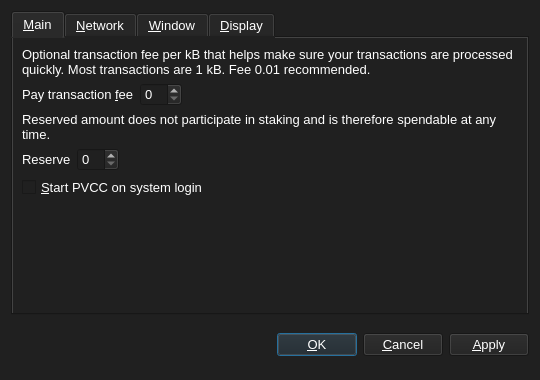
<?xml version="1.0" encoding="UTF-8"?>
<ui version="4.0">
 <class>OptionsDialog</class>
 <widget class="QDialog" name="OptionsDialog">
  <property name="geometry">
   <rect>
    <x>0</x>
    <y>0</y>
    <width>540</width>
    <height>380</height>
   </rect>
  </property>
  <property name="windowTitle">
   <string>Options</string>
  </property>
  <property name="styleSheet">
   <string notr="true">background-color: rgb(32, 32, 32);
color: rgb(255, 255, 255);</string>
  </property>
  <property name="modal">
   <bool>true</bool>
  </property>
  <layout class="QVBoxLayout" name="verticalLayout">
   <item>
    <widget class="QTabWidget" name="tabWidget">
     <property name="font">
      <font>
       <pointsize>10</pointsize>
      </font>
     </property>
     <property name="tabPosition">
      <enum>QTabWidget::North</enum>
     </property>
     <property name="currentIndex">
      <number>0</number>
     </property>
     <widget class="QWidget" name="tabMain">
      <attribute name="title">
       <string>&amp;Main</string>
      </attribute>
      <layout class="QGridLayout" name="gridLayout">
       <item row="0" column="0" colspan="2">
        <widget class="QLabel" name="transactionFeeInfoLabel">
         <property name="font">
          <font>
           <pointsize>10</pointsize>
          </font>
         </property>
         <property name="text">
          <string>Optional transaction fee per kB that helps make sure your transactions are processed quickly. Most transactions are 1 kB. Fee 0.01 recommended.</string>
         </property>
         <property name="textFormat">
          <enum>Qt::PlainText</enum>
         </property>
         <property name="wordWrap">
          <bool>true</bool>
         </property>
        </widget>
       </item>
       <item row="1" column="0">
        <layout class="QHBoxLayout" name="horizontalLayoutFee">
         <item>
          <widget class="QLabel" name="transactionFeeLabel">
           <property name="font">
            <font>
             <pointsize>10</pointsize>
            </font>
           </property>
           <property name="text">
            <string>Pay transaction &amp;fee</string>
           </property>
           <property name="textFormat">
            <enum>Qt::PlainText</enum>
           </property>
           <property name="buddy">
            <cstring>transactionFee</cstring>
           </property>
          </widget>
         </item>
         <item>
          <widget class="PVCCAmountField" name="transactionFee">
           <property name="font">
            <font>
             <pointsize>10</pointsize>
            </font>
           </property>
          </widget>
         </item>
         <item>
          <spacer name="horizontalSpacerFee">
           <property name="orientation">
            <enum>Qt::Horizontal</enum>
           </property>
           <property name="sizeHint" stdset="0">
            <size>
             <width>40</width>
             <height>20</height>
            </size>
           </property>
          </spacer>
         </item>
        </layout>
       </item>
       <item row="2" column="0" colspan="2">
        <widget class="QLabel" name="reserveBalanceInfoLabel">
         <property name="font">
          <font>
           <pointsize>10</pointsize>
          </font>
         </property>
         <property name="text">
          <string>Reserved amount does not participate in staking and is therefore spendable at any time.</string>
         </property>
         <property name="textFormat">
          <enum>Qt::PlainText</enum>
         </property>
         <property name="wordWrap">
          <bool>true</bool>
         </property>
        </widget>
       </item>
       <item row="3" column="0">
        <layout class="QHBoxLayout" name="horizontalLayoutReserveBalance">
         <item>
          <widget class="QLabel" name="reserveBalanceLabel">
           <property name="font">
            <font>
             <pointsize>10</pointsize>
            </font>
           </property>
           <property name="text">
            <string>Reserve</string>
           </property>
           <property name="textFormat">
            <enum>Qt::PlainText</enum>
           </property>
           <property name="buddy">
            <cstring>reserveBalance</cstring>
           </property>
          </widget>
         </item>
         <item>
          <widget class="PVCCAmountField" name="reserveBalance">
           <property name="font">
            <font>
             <pointsize>10</pointsize>
            </font>
           </property>
          </widget>
         </item>
         <item>
          <spacer name="horizontalSpacerReserveBalance">
           <property name="orientation">
            <enum>Qt::Horizontal</enum>
           </property>
           <property name="sizeHint" stdset="0">
            <size>
             <width>40</width>
             <height>20</height>
            </size>
           </property>
          </spacer>
         </item>
        </layout>
       </item>
       <item row="4" column="0">
        <widget class="QCheckBox" name="bitcoinAtStartup">
         <property name="font">
          <font>
           <pointsize>10</pointsize>
          </font>
         </property>
         <property name="toolTip">
          <string>Automatically start PVCC after logging in to the system.</string>
         </property>
         <property name="text">
          <string>&amp;Start PVCC on system login</string>
         </property>
        </widget>
       </item>
       <item row="5" column="0">
        <spacer name="verticalSpacer_Main">
         <property name="orientation">
          <enum>Qt::Vertical</enum>
         </property>
         <property name="sizeHint" stdset="0">
          <size>
           <width>20</width>
           <height>40</height>
          </size>
         </property>
        </spacer>
       </item>
      </layout>
     </widget>
     <widget class="QWidget" name="tabNetwork">
      <attribute name="title">
       <string>&amp;Network</string>
      </attribute>
      <layout class="QVBoxLayout" name="verticalLayout_Network">
       <item>
        <widget class="QCheckBox" name="mapPortUpnp">
         <property name="font">
          <font>
           <pointsize>10</pointsize>
          </font>
         </property>
         <property name="toolTip">
          <string>Automatically open the PVCC client port on the router. This only works when your router supports UPnP and it is enabled.</string>
         </property>
         <property name="text">
          <string>Map port using &amp;UPnP</string>
         </property>
        </widget>
       </item>
       <item>
        <spacer name="verticalSpacer_Network">
         <property name="orientation">
          <enum>Qt::Vertical</enum>
         </property>
         <property name="sizeHint" stdset="0">
          <size>
           <width>20</width>
           <height>40</height>
          </size>
         </property>
        </spacer>
       </item>
      </layout>
     </widget>
     <widget class="QWidget" name="tabWindow">
      <attribute name="title">
       <string>&amp;Window</string>
      </attribute>
      <layout class="QVBoxLayout" name="verticalLayout_Window">
       <item>
        <widget class="QCheckBox" name="minimizeToTray">
         <property name="font">
          <font>
           <pointsize>10</pointsize>
          </font>
         </property>
         <property name="toolTip">
          <string>Show only a tray icon after minimizing the window.</string>
         </property>
         <property name="text">
          <string>&amp;Minimize to the tray instead of the taskbar</string>
         </property>
        </widget>
       </item>
       <item>
        <widget class="QCheckBox" name="minimizeOnClose">
         <property name="font">
          <font>
           <pointsize>10</pointsize>
          </font>
         </property>
         <property name="toolTip">
          <string>Minimize instead of exit the application when the window is closed. When this option is enabled, the application will be closed only after selecting Quit in the menu.</string>
         </property>
         <property name="text">
          <string>M&amp;inimize on close</string>
         </property>
        </widget>
       </item>
       <item>
        <spacer name="verticalSpacer_Window">
         <property name="orientation">
          <enum>Qt::Vertical</enum>
         </property>
         <property name="sizeHint" stdset="0">
          <size>
           <width>20</width>
           <height>40</height>
          </size>
         </property>
        </spacer>
       </item>
      </layout>
     </widget>
     <widget class="QWidget" name="tabDisplay">
      <attribute name="title">
       <string>&amp;Display</string>
      </attribute>
      <layout class="QVBoxLayout" name="verticalLayout_Display">
       <item>
        <layout class="QHBoxLayout" name="horizontalLayout_1_Display">
         <item>
          <widget class="QLabel" name="langLabel">
           <property name="font">
            <font>
             <pointsize>10</pointsize>
            </font>
           </property>
           <property name="text">
            <string>User Interface &amp;language:</string>
           </property>
           <property name="textFormat">
            <enum>Qt::PlainText</enum>
           </property>
           <property name="buddy">
            <cstring>lang</cstring>
           </property>
          </widget>
         </item>
         <item>
          <widget class="QValueComboBox" name="lang">
           <property name="font">
            <font>
             <pointsize>10</pointsize>
            </font>
           </property>
           <property name="toolTip">
            <string>The user interface language can be set here. This setting will take effect after restarting PVCC.</string>
           </property>
          </widget>
         </item>
        </layout>
       </item>
       <item>
        <layout class="QHBoxLayout" name="horizontalLayout_2_Display">
         <item>
          <widget class="QLabel" name="unitLabel">
           <property name="font">
            <font>
             <pointsize>10</pointsize>
            </font>
           </property>
           <property name="text">
            <string>&amp;Unit to show amounts in:</string>
           </property>
           <property name="textFormat">
            <enum>Qt::PlainText</enum>
           </property>
           <property name="buddy">
            <cstring>unit</cstring>
           </property>
          </widget>
         </item>
         <item>
          <widget class="QValueComboBox" name="unit">
           <property name="font">
            <font>
             <pointsize>10</pointsize>
            </font>
           </property>
           <property name="toolTip">
            <string>Choose the default subdivision unit to show in the interface and when sending coins.</string>
           </property>
          </widget>
         </item>
        </layout>
       </item>
       <item>
        <widget class="QCheckBox" name="coinControlFeatures">
         <property name="font">
          <font>
           <pointsize>10</pointsize>
          </font>
         </property>
         <property name="toolTip">
          <string>Whether to show coin control features or not.</string>
         </property>
         <property name="text">
          <string>Display coin &amp;control features (experts only!)</string>
         </property>
        </widget>
       </item>
       <item>
        <widget class="QCheckBox" name="useDarkTheme">
         <property name="font">
          <font>
           <pointsize>10</pointsize>
          </font>
         </property>
         <property name="text">
          <string>Use Dark Visual theme (requires restart)</string>
         </property>
        </widget>
       </item>
       <item>
        <spacer name="verticalSpacer_Display">
         <property name="orientation">
          <enum>Qt::Vertical</enum>
         </property>
         <property name="sizeHint" stdset="0">
          <size>
           <width>20</width>
           <height>40</height>
          </size>
         </property>
        </spacer>
       </item>
      </layout>
     </widget>
    </widget>
   </item>
   <item>
    <layout class="QHBoxLayout" name="horizontalLayout_Buttons">
     <item>
      <spacer name="horizontalSpacer_1">
       <property name="orientation">
        <enum>Qt::Horizontal</enum>
       </property>
       <property name="sizeHint" stdset="0">
        <size>
         <width>40</width>
         <height>48</height>
        </size>
       </property>
      </spacer>
     </item>
     <item>
      <widget class="QLabel" name="statusLabel">
       <property name="font">
        <font>
         <weight>75</weight>
         <bold>true</bold>
        </font>
       </property>
       <property name="text">
        <string/>
       </property>
       <property name="textFormat">
        <enum>Qt::PlainText</enum>
       </property>
       <property name="wordWrap">
        <bool>true</bool>
       </property>
      </widget>
     </item>
     <item>
      <spacer name="horizontalSpacer_2">
       <property name="orientation">
        <enum>Qt::Horizontal</enum>
       </property>
       <property name="sizeHint" stdset="0">
        <size>
         <width>40</width>
         <height>48</height>
        </size>
       </property>
      </spacer>
     </item>
     <item>
      <widget class="QPushButton" name="okButton">
       <property name="font">
        <font>
         <pointsize>10</pointsize>
        </font>
       </property>
       <property name="text">
        <string>&amp;OK</string>
       </property>
      </widget>
     </item>
     <item>
      <widget class="QPushButton" name="cancelButton">
       <property name="font">
        <font>
         <pointsize>10</pointsize>
        </font>
       </property>
       <property name="text">
        <string>&amp;Cancel</string>
       </property>
       <property name="autoDefault">
        <bool>false</bool>
       </property>
      </widget>
     </item>
     <item>
      <widget class="QPushButton" name="applyButton">
       <property name="font">
        <font>
         <pointsize>10</pointsize>
        </font>
       </property>
       <property name="text">
        <string>&amp;Apply</string>
       </property>
       <property name="autoDefault">
        <bool>false</bool>
       </property>
      </widget>
     </item>
    </layout>
   </item>
  </layout>
 </widget>
 <customwidgets>
  <customwidget>
   <class>PVCCAmountField</class>
   <extends>QSpinBox</extends>
   <header>bitcoinamountfield.h</header>
   <container>1</container>
  </customwidget>
  <customwidget>
   <class>QValueComboBox</class>
   <extends>QComboBox</extends>
   <header>qvaluecombobox.h</header>
  </customwidget>
 </customwidgets>
 <resources/>
 <connections/>
</ui>
